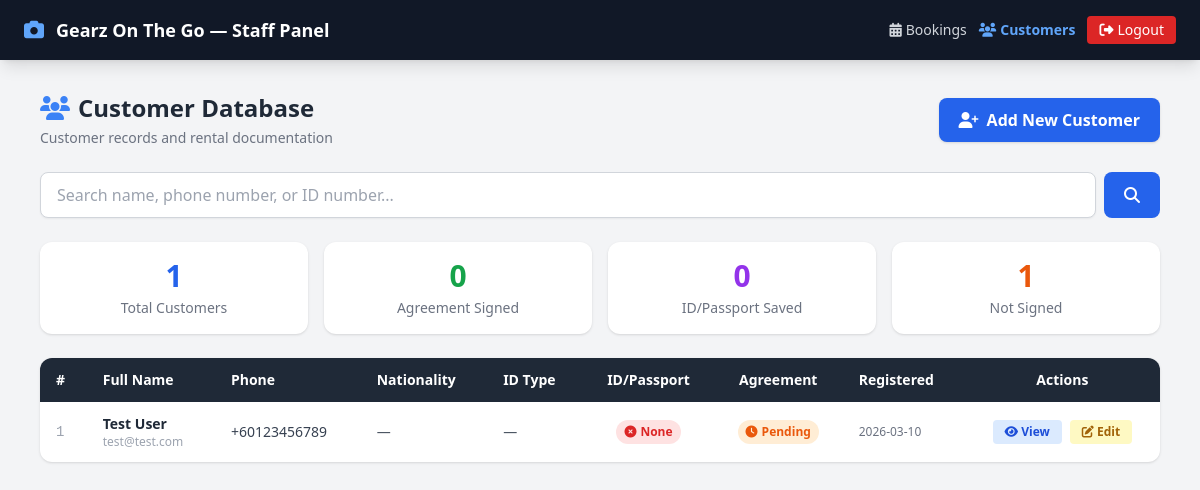
Before: /staff/customers (signed in) with the older database file.
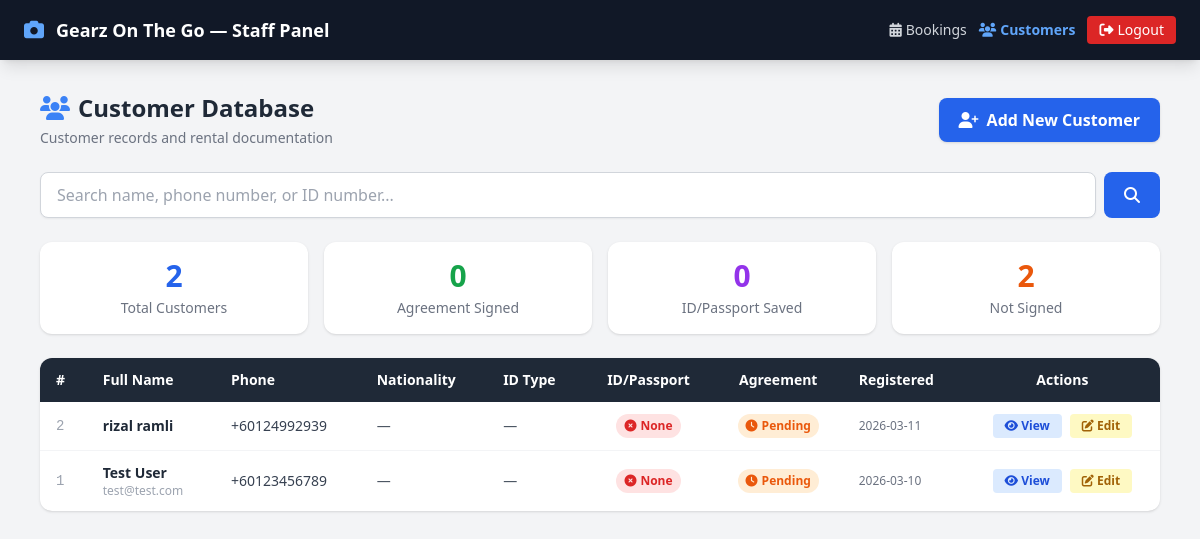
After: the same page with the newer database file.
### tables this page shows
CREATE TABLE customers (
        id              INTEGER PRIMARY KEY AUTOINCREMENT,
        full_name       TEXT NOT NULL,
        phone           TEXT NOT NULL,
        email           TEXT,
        nationality     TEXT,
        id_type         TEXT,
        id_number       TEXT,
        id_photo        TEXT,
        agreement_signed INTEGER DEFAULT 0,
        agreement_date  TEXT,
        notes           TEXT,
        created_at      TEXT DEFAULT CURRENT_TIMESTAMP
    );

### app.py (the view)
@app.route('/staff/customers')
@login_required
def customer_list():
    search = request.args.get('q', '').strip()
    conn = get_db()
    if search:
        customers = conn.execute(
            "SELECT * FROM customers WHERE full_name LIKE ? OR phone LIKE ? OR id_number LIKE ? ORDER BY created_at DESC",
            (f'%{search}%', f'%{search}%', f'%{search}%')
        ).fetchall()
    else:
        customers = conn.execute("SELECT * FROM customers ORDER BY created_at DESC").fetchall()
    conn.close()
    return render_template('customer_list.html', customers=customers, search=search)

### app.py (called while the page is built)
def get_db():
    conn = sqlite3.connect(DB_PATH, timeout=10)  # 10s timeout to avoid blocking
    conn.row_factory = sqlite3.Row
    conn.execute('PRAGMA journal_mode=WAL')  # WAL mode allows concurrent reads
    conn.execute('PRAGMA busy_timeout=5000')  # 5s busy timeout
    return conn

def login_required(f):
    @wraps(f)
    def decorated(*args, **kwargs):
        if not session.get('logged_in'):
            return redirect(url_for('staff_login'))
        return f(*args, **kwargs)
    return decorated

### templates/customer_list.html (shortened to what the changed rows need)
<!DOCTYPE html>
<html lang="en">
<head>
<script src="https://cdn.tailwindcss.com"></script>
<link rel="stylesheet" href="https://cdnjs.cloudflare.com/ajax/libs/font-awesome/6.5.0/css/all.min.css"/>
</head>
<body class="bg-gray-100 min-h-screen">
<div class="max-w-6xl mx-auto px-4 py-8">
  <div class="flex flex-col sm:flex-row sm:items-center justify-between gap-4 mb-6">
    <div>
      <h1 class="text-2xl font-bold text-gray-800"><i class="fas fa-users text-blue-500 mr-2"></i>Customer Database</h1>
    </div>
  </div>
  <div class="grid grid-cols-2 sm:grid-cols-4 gap-4 mb-6">
    <div class="bg-white rounded-xl p-4 shadow text-center">
      <div class="text-3xl font-bold text-blue-600">{{ customers|length }}</div>
      <div class="text-gray-500 text-sm mt-1">Total Customers</div>
    </div>
    <div class="bg-white rounded-xl p-4 shadow text-center">
      <div class="text-3xl font-bold text-orange-600">{{ customers|selectattr('agreement_signed', 'equalto', 0)|list|length }}</div>
      <div class="text-gray-500 text-sm mt-1">Not Signed</div>
    </div>
  </div>
  <div class="bg-white rounded-xl shadow overflow-hidden">
    {% if customers %}
    <div class="overflow-x-auto">
      <table class="w-full text-sm">
        <thead class="bg-gray-800 text-white">
          <tr>
            <th class="px-4 py-3 text-left">#</th>
            <th class="px-4 py-3 text-left">Full Name</th>
            <th class="px-4 py-3 text-left">Phone</th>
            <th class="px-4 py-3 text-left">Nationality</th>
            <th class="px-4 py-3 text-left">ID Type</th>
            <th class="px-4 py-3 text-center">ID/Passport</th>
            <th class="px-4 py-3 text-center">Agreement</th>
            <th class="px-4 py-3 text-left">Registered</th>
            <th class="px-4 py-3 text-center">Actions</th>
          </tr>
        </thead>
        <tbody class="divide-y divide-gray-100">
          {% for c in customers %}
          <tr class="hover:bg-gray-50 transition">
            <td class="px-4 py-3 text-gray-400 font-mono">{{ c.id }}</td>
            <td class="px-4 py-3">
              <div class="font-semibold text-gray-800">{{ c.full_name }}</div>
              {% if c.email %}<div class="text-gray-400 text-xs">{{ c.email }}</div>{% endif %}
            </td>
            <td class="px-4 py-3 text-gray-700">{{ c.phone }}</td>
            <td class="px-4 py-3 text-gray-600">{{ c.nationality or '—' }}</td>
            <td class="px-4 py-3 text-gray-600">{{ c.id_type or '—' }}</td>
            <td class="px-4 py-3 text-center">
              {% if c.id_photo %}
              <span class="inline-flex items-center gap-1 bg-green-100 text-green-700 text-xs px-2 py-1 rounded-full font-semibold">
                <i class="fas fa-check-circle"></i> Yes
              </span>
              {% else %}
              <span class="inline-flex items-center gap-1 bg-red-100 text-red-600 text-xs px-2 py-1 rounded-full font-semibold">
                <i class="fas fa-times-circle"></i> None
              </span>
              {% endif %}
            </td>
            <td class="px-4 py-3 text-center">
              {% if c.agreement_signed %}
              <span class="inline-flex items-center gap-1 bg-green-100 text-green-700 text-xs px-2 py-1 rounded-full font-semibold">
                <i class="fas fa-file-signature"></i> Signed
              </span>
              {% else %}
              <span class="inline-flex items-center gap-1 bg-orange-100 text-orange-600 text-xs px-2 py-1 rounded-full font-semibold">
                <i class="fas fa-clock"></i> Pending
              </span>
              {% endif %}
            </td>
            <td class="px-4 py-3 text-gray-500 text-xs">{{ c.created_at[:10] if c.created_at else '—' }}</td>
            <td class="px-4 py-3 text-center">
              <div class="flex items-center justify-center gap-2">
                <a href="/staff/customers/{{ c.id }}" class="bg-blue-100 hover:bg-blue-200 text-blue-700 px-3 py-1 rounded text-xs font-semibold">
                  <i class="fas fa-eye"></i> View
                </a>
                <a href="/staff/customers/{{ c.id }}/edit" class="bg-yellow-100 hover:bg-yellow-200 text-yellow-700 px-3 py-1 rounded text-xs font-semibold">
                  <i class="fas fa-edit"></i> Edit
                </a>
              </div>
            </td>
          </tr>
          {% endfor %}
        </tbody>
      </table>
    </div>
    {% endif %}
  </div>
</div>
</body>
</html>

Changed rows visible on the page:
added customers: id "2", full_name "rizal ramli", phone "+60124992939", nationality "—", id_type "—", agreement_signed 0 (drawn), created_at "2026-03-11"
Other visible differences:
{{ customers|length }}: "1" → "2"
{{ customers|selectattr('agreement_signed', 'equalto', 0)|list|length }}: "1" → "2"
